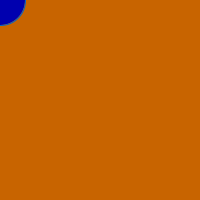
Frame 1 (no input)
Frame 60 (the mouse pressed at the canvas centre just before this capture): identical to frame 1, image omitted
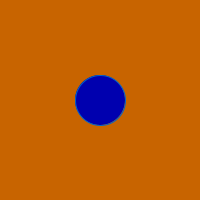
Frame 120 (the mouse held since frame 60 and released just before this capture)

The Processing sketch that drew these frames (run headless with seeded random() and noise(); from frame 60 on, the mouse is pressed at the canvas centre):

// Processing sketch: processing_117449
// ── processing_117449.pde

void setup() {
    size(200,200) ;
}

void draw() {
    background(200,100,0) ;
    stroke(0,100,200) ;
    line(mouseX,mouseY+20,mouseX,mouseY-20) ;
    line(mouseX-20,mouseY,mouseX+20,mouseY) ;
    
    fill(0,0,175) ;
    ellipse(mouseX,mouseY,50,50) ;
}
